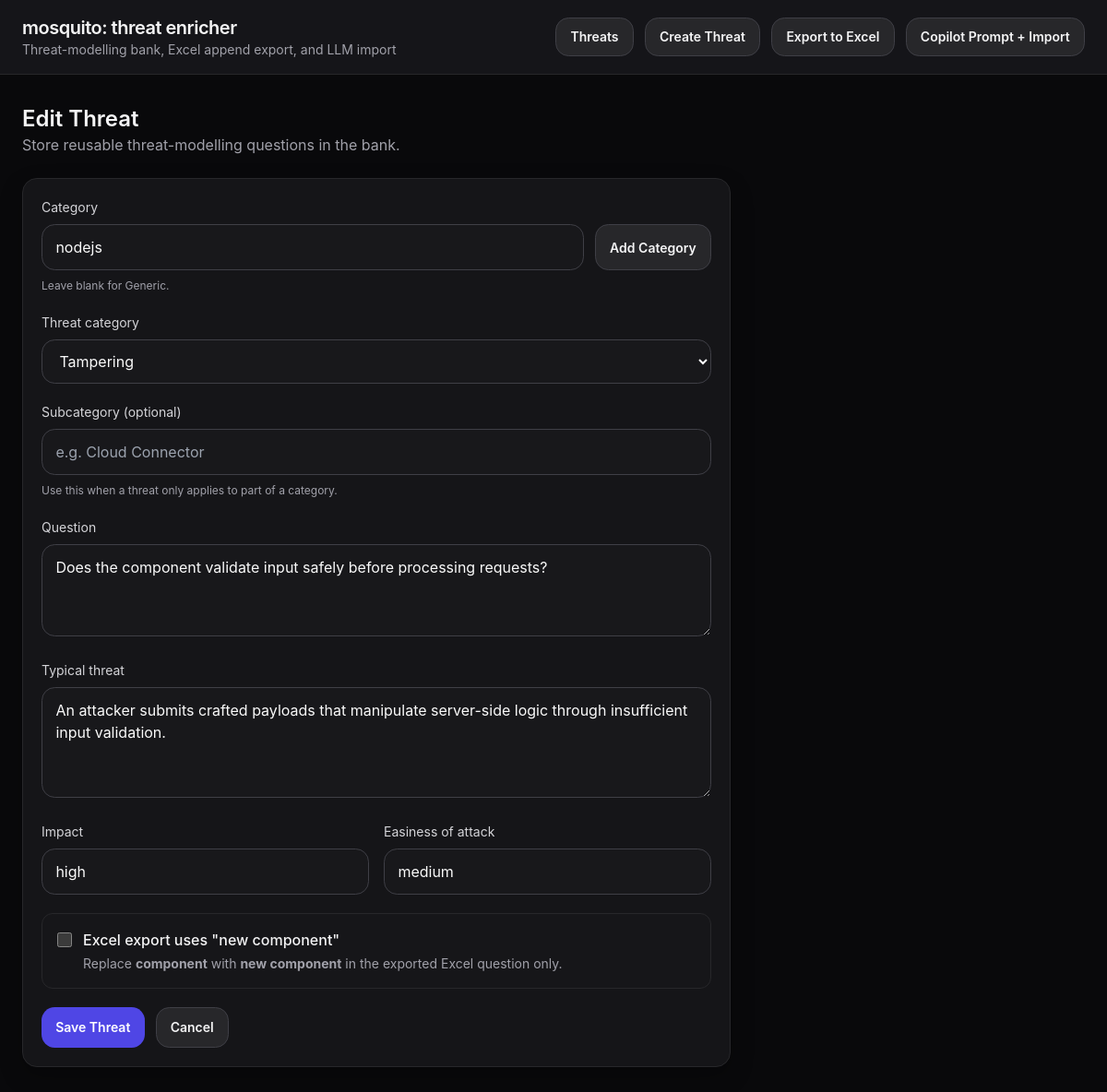
/threats/1/edit, run on the app's committed database.
### app/models.py (models this page shows)
class Threat(Base):
    __tablename__ = "threats"
    id: Mapped[int] = mapped_column(Integer, primary_key=True)
    technology: Mapped[str | None] = mapped_column(String, nullable=True)
    subcategory: Mapped[str | None] = mapped_column(String, nullable=True)
    threat_category: Mapped[str] = mapped_column(String, nullable=False)
    question: Mapped[str] = mapped_column(String, nullable=False)
    typical_threat: Mapped[str] = mapped_column(String, nullable=False)
    impact: Mapped[str] = mapped_column(String, nullable=False)
    easiness_of_attack: Mapped[str] = mapped_column(String, nullable=False)
    export_new_component: Mapped[bool] = mapped_column(nullable=False, default=False)
    created_at: Mapped[datetime] = mapped_column(
        DateTime,
        default=datetime.utcnow,
        nullable=False,
    )
    updated_at: Mapped[datetime] = mapped_column(
        DateTime,
        default=datetime.utcnow,
        onupdate=datetime.utcnow,
        nullable=False,
    )

### app/main.py (the view)
@app.get("/threats/{threat_id}/edit", response_class=HTMLResponse)
def edit_threat_form(threat_id: int, request: Request, db: Session = Depends(get_db)):
    threat = db.get(Threat, threat_id)
    if not threat:
        raise HTTPException(status_code=404, detail="Threat not found")
    return templates.TemplateResponse(
        "edit.html",
        {
            "request": request,
            "page_title": "Edit Threat",
            "action": f"/threats/{threat_id}/edit",
            "form": {
                "technology": threat.technology or "",
                "category": threat.technology or "",
                "subcategory": threat.subcategory or "",
                "threat_category": threat.threat_category,
                "question": threat.question,
                "typical_threat": threat.typical_threat,
                "impact": threat.impact,
                "easiness_of_attack": threat.easiness_of_attack,
                "export_new_component": threat.export_new_component,
            },
            "errors": [],
            "categories": load_category_options(db),
            "stride_categories": STRIDE_CATEGORIES,
        },
    )

### app/templates/edit.html (shortened to what this page needs)
{% extends "base.html" %}
{% block content %}
<div class="max-w-3xl space-y-6">
  <div>
    <h2 class="text-2xl font-semibold">{{ page_title }}</h2>
    <p class="text-zinc-400">Store reusable threat-modelling questions in the bank.</p>
  </div>
  <form method="post" action="{{ action }}" class="card space-y-5">
    <div>
      <label class="label">Category</label>
      <div class="flex gap-3">
        <input
          type="text"
          name="category"
          id="category-input"
          value="{{ form.get('category', '') }}"
          class="input"
          list="category-options"
          placeholder="Select an existing category or add a new one"
          autocomplete="off"
        >
        <button type="button" class="btn-secondary shrink-0" id="open-category-modal">Add Category</button>
      </div>
      <p class="help">Leave blank for Generic.</p>
    </div>
    <div>
      <label class="label">Threat category</label>
      <select name="threat_category" class="input" required>
        {% for value, label in stride_categories.items() %}
          <option value="{{ value }}" {% if form.get('threat_category') == value %}selected{% endif %}>{{ label }}</option>
        {% endfor %}
      </select>
    </div>
    <div>
      <label class="label">Subcategory (optional)</label>
      <input
        type="text"
        name="subcategory"
        value="{{ form.get('subcategory', '') }}"
        class="input"
        placeholder="e.g. Cloud Connector"
      >
      <p class="help">Use this when a threat only applies to part of a category.</p>
    </div>
    <div>
      <label class="label">Question</label>
      <textarea name="question" class="input min-h-[100px]" required>{{ form.get('question', '') }}</textarea>
    </div>
    <div>
      <label class="label">Typical threat</label>
      <textarea name="typical_threat" class="input min-h-[120px]" required>{{ form.get('typical_threat', '') }}</textarea>
    </div>
    <div class="grid md:grid-cols-2 gap-4">
      <div>
        <label class="label">Impact</label>
        <input type="text" name="impact" value="{{ form.get('impact', '') }}" class="input" required>
      </div>
      <div>
        <label class="label">Easiness of attack</label>
        <input type="text" name="easiness_of_attack" value="{{ form.get('easiness_of_attack', '') }}" class="input" required>
      </div>
    </div>
    <div class="rounded-xl border border-zinc-800 p-4 bg-zinc-900/70">
      <label class="flex items-start gap-3 cursor-pointer">
        <input
          type="checkbox"
          name="export_new_component"
          value="true"
          class="mt-1 h-4 w-4"
        >
        <div>
          <div class="font-medium">Excel export uses "new component"</div>
          <p class="text-sm text-zinc-400 mt-1">
            Replace <strong>component</strong> with <strong>new component</strong> in the exported Excel question only.
          </p>
        </div>
      </label>
    </div>
    <div class="flex gap-3">
      <button type="submit" class="btn-primary">Save Threat</button>
      <a href="/" class="btn-secondary">Cancel</a>
    </div>
  </form>
</div>
{% endblock %}

### app/static/styles.css (style rules this page uses)
:root { color-scheme: dark; }
body { font-family: Inter, ui-sans-serif, system-ui, -apple-system, BlinkMacSystemFont, "Segoe UI", sans-serif; }
.card { border-radius: 1rem; border: 1px solid rgb(39 39 42); background: rgba(24, 24, 27, 0.85); padding: 1.25rem; box-shadow: 0 10px 25px rgba(0, 0, 0, 0.25); }
.label { display: block; font-size: 0.875rem; color: rgb(212 212 216); margin-bottom: 0.5rem; }
.help { font-size: 0.75rem; color: rgb(161 161 170); margin-top: 0.5rem; }
.input { width: 100%; background: rgb(24 24 27); color: rgb(250 250 250); border: 1px solid rgb(63 63 70); border-radius: 0.9rem; padding: 0.75rem 0.9rem; }
.btn-primary, .btn-secondary, .btn-danger, .nav-link { display: inline-flex; align-items: center; justify-content: center; border-radius: 0.9rem; padding: 0.65rem 0.95rem; font-size: 0.875rem; font-weight: 600; text-decoration: none; transition: 0.15s ease; }
.btn-primary { background: rgb(79 70 229); color: white; border: none; }
.btn-secondary, .nav-link { background: rgb(39 39 42); color: rgb(244 244 245); border: 1px solid rgb(63 63 70); }

### data on the page
Threat: category "nodejs", threat_category "Tampering", question "Does the component validate input safely before processing requests?", typical_threat "An attacker submits crafted payloads that manipulate server-side logic through insufficient input validation.", impact "high", easiness_of_attack "medium"

### other printed values
{{ page_title }} "Edit Threat"
